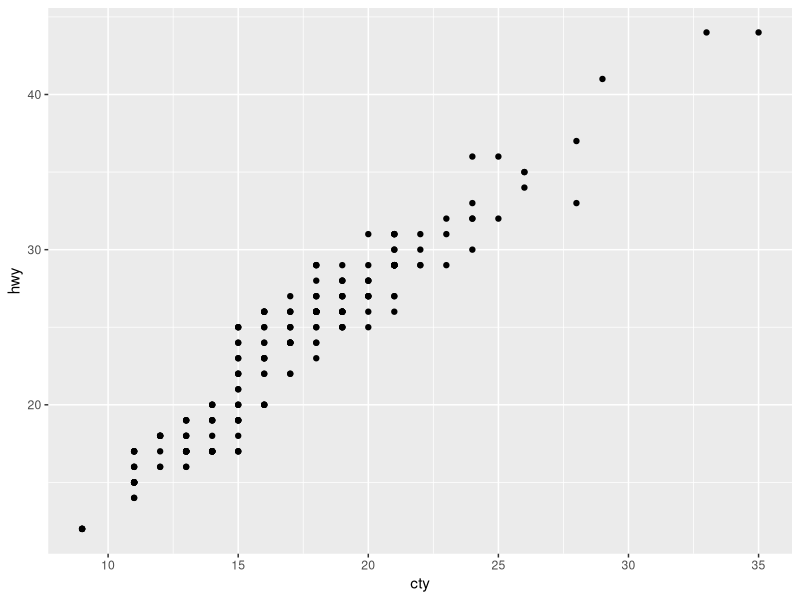
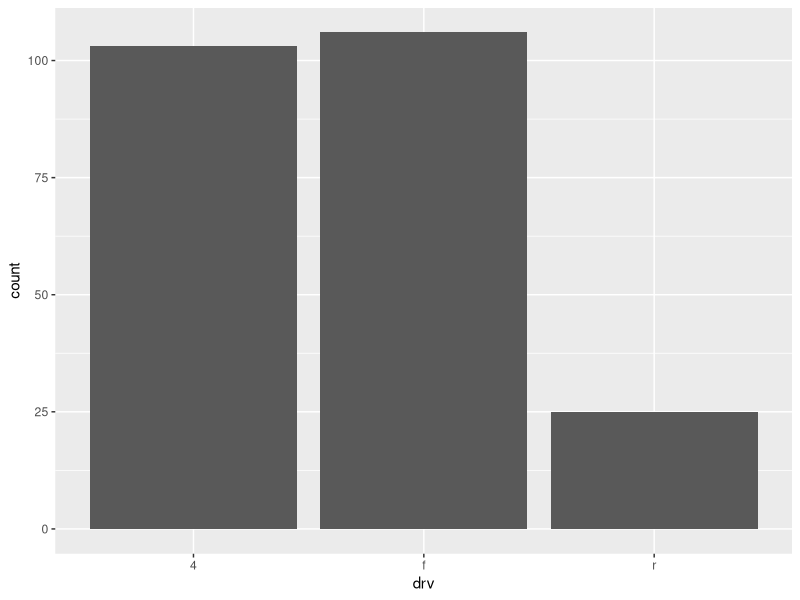

The R source for these figures, in order:
## ---- chunk 1
library(ggplot2)
library(dplyr)
## ---- chunk 2
#| label: calculate-values
lowest_mileage_cty <- mpg |>
  filter(cty == min(cty)) |>
  distinct(cty) |>
  pull(cty)

highest_mileage_cty <- mpg |>
  filter(cty == max(cty)) |>
  distinct(cty) |>
  pull(cty)
  
rounded_mean_city_mileage <- mpg |>
  summarize(round(mean(cty), 2)) |>
  pull()
## ---- chunk 3
#| content: valuebox
#| title: "Least efficient"
#| icon: fuel-pump-fill
#| color: danger
list(
  value = paste(lowest_mileage_cty, "mpg")
)
## ---- chunk 4
#| content: valuebox
#| title: "Most efficient"
list(
  icon = "fuel-pump",
  color = "success",
  value = paste(highest_mileage_cty, "mpg")
)
## ---- chunk 5
#| title: Highway vs. city mileage
ggplot(mpg, aes(x = cty, y = hwy)) +
  geom_point()
## ---- chunk 6
#| title: Drive types
ggplot(mpg, aes(x = drv)) +
  geom_bar()
